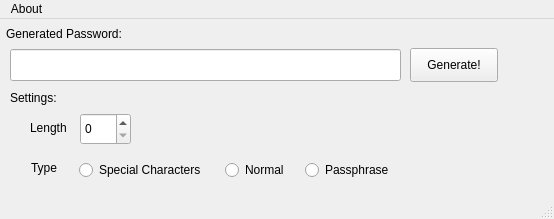
<?xml version="1.0" encoding="UTF-8"?>
<ui version="4.0">
 <class>MainWindow</class>
 <widget class="QMainWindow" name="MainWindow">
  <property name="geometry">
   <rect>
    <x>0</x>
    <y>0</y>
    <width>554</width>
    <height>219</height>
   </rect>
  </property>
  <property name="windowTitle">
   <string>MainWindow</string>
  </property>
  <widget class="QWidget" name="centralwidget">
   <widget class="QLineEdit" name="lineEdit">
    <property name="geometry">
     <rect>
      <x>10</x>
      <y>30</y>
      <width>391</width>
      <height>32</height>
     </rect>
    </property>
   </widget>
   <widget class="QLabel" name="label_2">
    <property name="geometry">
     <rect>
      <x>6</x>
      <y>6</y>
      <width>131</width>
      <height>18</height>
     </rect>
    </property>
    <property name="text">
     <string>Generated Password:</string>
    </property>
   </widget>
   <widget class="QLabel" name="label_3">
    <property name="geometry">
     <rect>
      <x>10</x>
      <y>70</y>
      <width>53</width>
      <height>18</height>
     </rect>
    </property>
    <property name="text">
     <string>Settings:</string>
    </property>
   </widget>
   <widget class="QSpinBox" name="spinBox">
    <property name="geometry">
     <rect>
      <x>80</x>
      <y>94</y>
      <width>51</width>
      <height>32</height>
     </rect>
    </property>
   </widget>
   <widget class="QRadioButton" name="radioButton_2">
    <property name="enabled">
     <bool>true</bool>
    </property>
    <property name="geometry">
     <rect>
      <x>225</x>
      <y>140</y>
      <width>74</width>
      <height>22</height>
     </rect>
    </property>
    <property name="text">
     <string>Normal</string>
    </property>
   </widget>
   <widget class="QRadioButton" name="radioButton">
    <property name="geometry">
     <rect>
      <x>79</x>
      <y>140</y>
      <width>140</width>
      <height>22</height>
     </rect>
    </property>
    <property name="text">
     <string>Special Characters</string>
    </property>
   </widget>
   <widget class="QRadioButton" name="radioButton_3">
    <property name="geometry">
     <rect>
      <x>305</x>
      <y>140</y>
      <width>98</width>
      <height>22</height>
     </rect>
    </property>
    <property name="text">
     <string>Passphrase</string>
    </property>
   </widget>
   <widget class="QLabel" name="label">
    <property name="geometry">
     <rect>
      <x>30</x>
      <y>100</y>
      <width>43</width>
      <height>18</height>
     </rect>
    </property>
    <property name="text">
     <string>Length</string>
    </property>
   </widget>
   <widget class="QLabel" name="label_4">
    <property name="geometry">
     <rect>
      <x>31</x>
      <y>140</y>
      <width>43</width>
      <height>18</height>
     </rect>
    </property>
    <property name="text">
     <string>Type</string>
    </property>
   </widget>
   <widget class="QPushButton" name="pushButton">
    <property name="geometry">
     <rect>
      <x>410</x>
      <y>29</y>
      <width>88</width>
      <height>34</height>
     </rect>
    </property>
    <property name="autoFillBackground">
     <bool>true</bool>
    </property>
    <property name="text">
     <string>Generate!</string>
    </property>
   </widget>
  </widget>
  <widget class="QMenuBar" name="menubar">
   <property name="geometry">
    <rect>
     <x>0</x>
     <y>0</y>
     <width>554</width>
     <height>30</height>
    </rect>
   </property>
   <widget class="QMenu" name="menuAbout">
    <property name="title">
     <string>About</string>
    </property>
   </widget>
   <addaction name="menuAbout"/>
  </widget>
  <widget class="QStatusBar" name="statusbar"/>
 </widget>
 <resources/>
 <connections/>
</ui>
